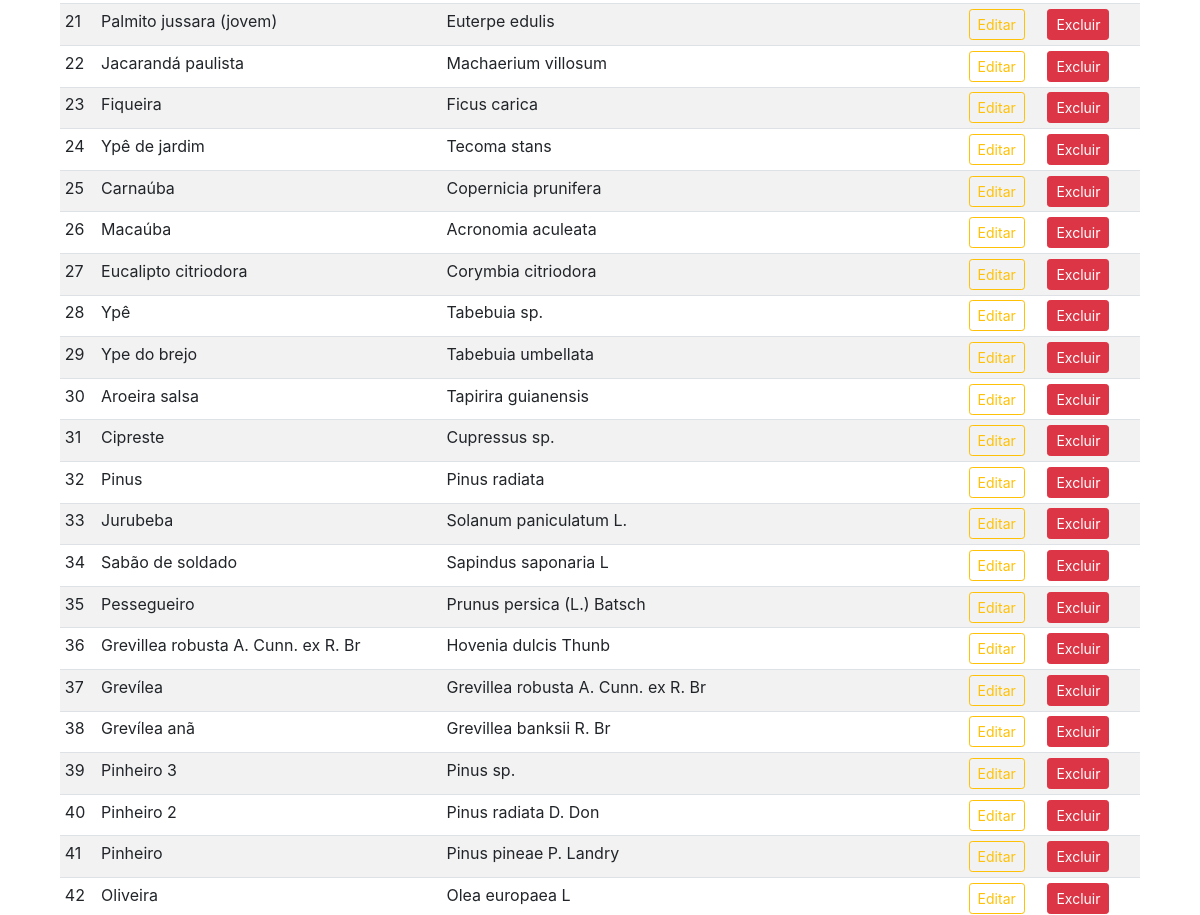
The page /arvores (signed in, middle part) on the database as committed earlier.
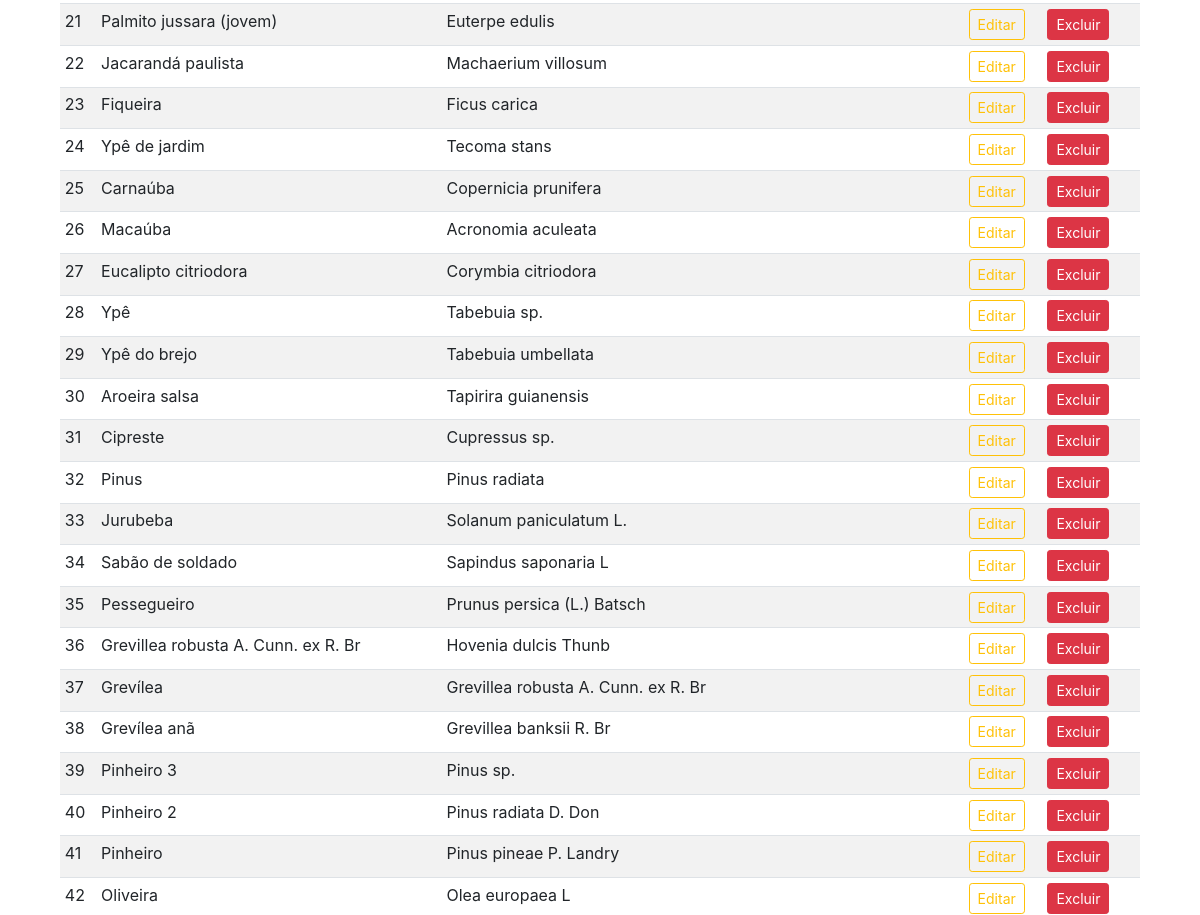
The same page on the database as committed later.
### app_arbo/trees/models.py (models this page shows)
class Arvore (db.Model):
    id=db.Column(db.Integer,primary_key=True)
    name=db.Column(db.String(30),nullable=False,unique=True)
    especie=db.Column(db.String(100),nullable=False,unique=True)

### app_arbo/admin/rotas.py (the view)
@app.route('/arvores')
def arvores():
    if 'email' not in session:
        flash(f'Favor faça seu login no sistema.', 'success')
        return redirect(url_for('login'))
    arvores = Arvore.query.order_by(Arvore.id.desc()).all()
    return render_template('admin/arvores.html', title='Página Árvores', arvores=arvores)

### app_arbo/templates/admin/arvores.html (shortened to what this page needs)
{% extends 'layouts.html' %}
{% block content %}
<div class="container">
<div class="container mt-4">
    <table class="table table-sm table-striped">
        <tbody>
            {% if arvores %}
            {% for arvore in arvores %}
            <tr>
                  <td>{{loop.index}}</td>
                <td>{{arvore.name}}</td>
                <td></td>
                <td></td>
                <td>{{arvore.especie}}</td>
                <td></td>
                <td></td>
                <td><a href="{{url_for('updatearvore', id=arvore.id)}}" class="btn btn-sm btn-outline-warning">Editar</a></td>
                  <td>
                  <button type="button" class="btn btn-danger btn-sm" data-toggle="modal" data-target="#exampleModal-{{arvore.id}}">
                    Excluir
                  </button>
                  <td></td>
                  </td>
              </tr>
            {% endfor %}
            {% endif %}
        </tbody>
    </table>
</div>
{% endblock content %}

Rows that differ between the two databases and show on the page:
changed Arvore "Tabebuia umbellata": name "Ype do brejo" → "Ypê do brejo"
